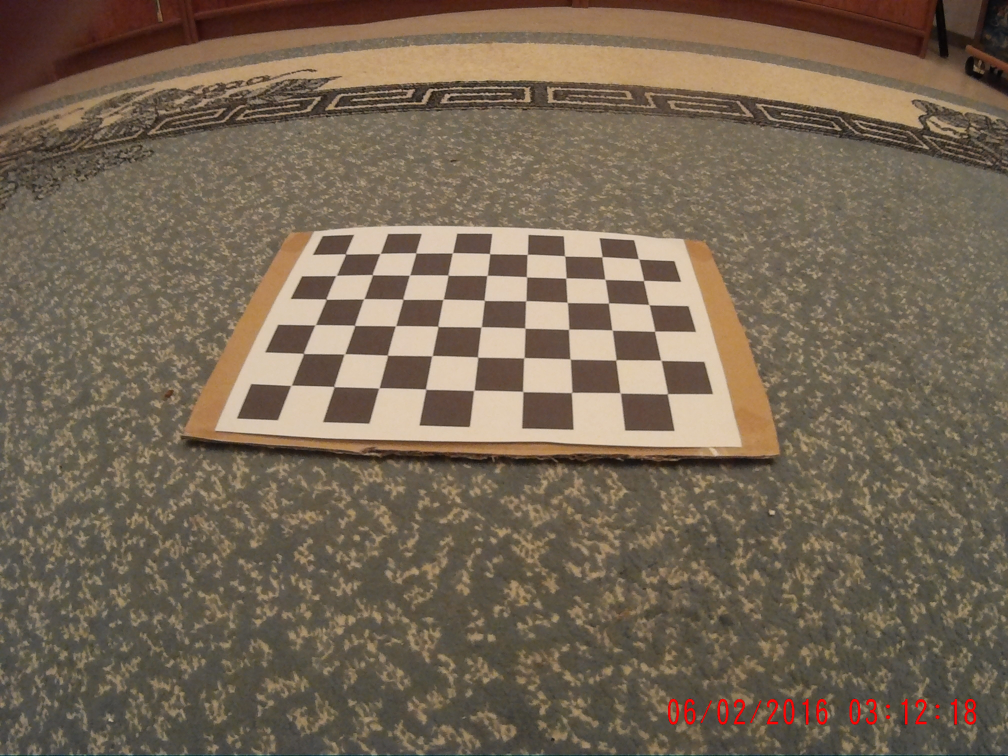
#> input picture RECTIFICATION/images/image1.jpg, 4032 x 3024 px (shown at 1/4 size); its folder holds only this picture in this run
$ python 1_find_corners.py
#> lines starting #> are read from the running program, lines starting #| are printed output that depends on the picture
import numpy as np
import cv2
import glob
import sys
from time import sleep

# termination criteria
# 10 iterations, 0.01 accuracy
criteria = (cv2.TERM_CRITERIA_EPS | cv2.TERM_CRITERIA_MAX_ITER, 30, 0.001)

n_corners = (9,6)

# prepare object points, like (0,0,0), (1,0,0), (2,0,0) ....,(6,5,0)
objp = np.zeros((n_corners[0]*n_corners[1],3), np.float32)
objp[:,:2] = np.mgrid[0:n_corners[0],0:n_corners[1]].T.reshape(-1,2)

# Arrays to store object points and image points from all the images.
imgpoints = [] # 2d points in image plane.
filenames = [] # filenames of included images

folder = 'images'
images = glob.glob('./'+str(folder)+'/*.jpg')

for fname in images:
    img = cv2.imread(fname)
#> img is the input picture: shape (3024, 4032, 3); mean B, G, R 84.9, 103.1, 118.4
    print(str(fname))
    gray = cv2.cvtColor(img,cv2.COLOR_BGR2GRAY)
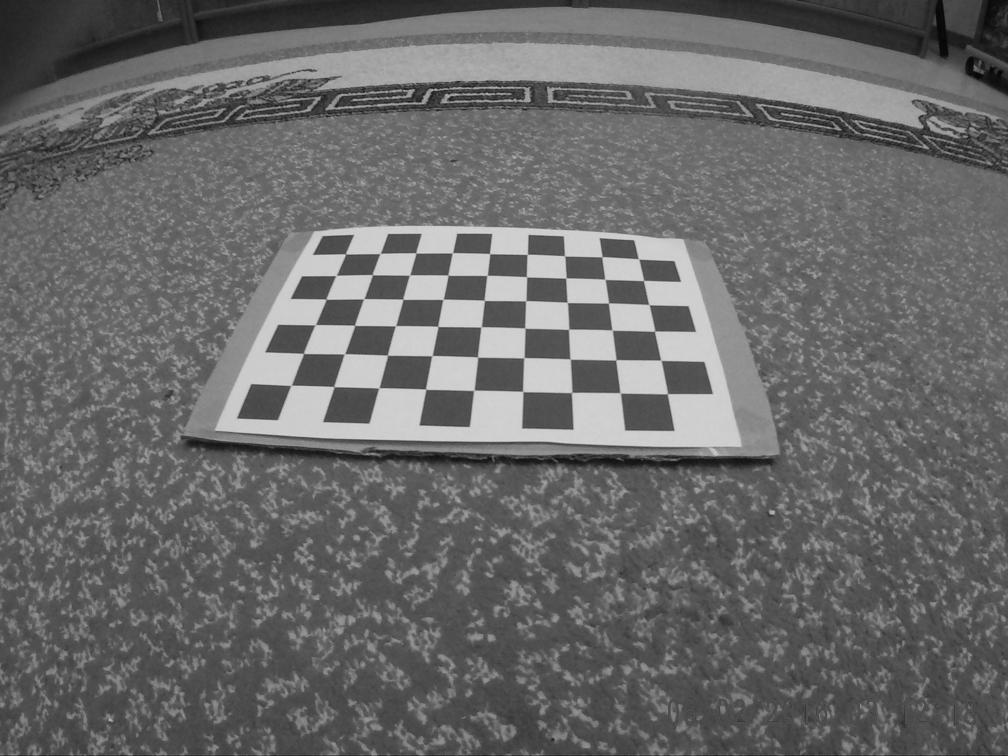
#> gray: shape (3024, 4032) (shown at 1/4 size); min 2, max 220, mean 105.6

    # Find the chess board corners
    ret, corners = cv2.findChessboardCorners(gray, n_corners,None,cv2.CALIB_CB_FAST_CHECK)
#> ret = True; corners = 54 rows, first 8: [1383.1, 1017.1], [1521.5, 1015.5], [1664, 1014], [1810.5, 1012.5], [1960, 1016], [2110, 1018.5], [2260, 1025], [2408.5, 1028.5]

    # If found, refine and display image points
    if ret == True:
        corners2 = cv2.cornerSubPix(gray,corners,(11,11),(-1,-1),criteria)
#> corners2 = 54 rows, first 8: [1383.2, 1017.4], [1521.5, 1015.6], [1664.9, 1013.2], [1811.3, 1012.9], [1959.6, 1016.1], [2110.6, 1018.8], [2259.8, 1025.3], [2409.2, 1028.7]

        # Draw and display the corners
        scaler = 0.3
        res = tuple( [int(k*scaler) for k in img.shape[1::-1]] )
#> res = (1209, 907)
        img = cv2.drawChessboardCorners(cv2.resize( img , res), n_corners, np.array(corners2)*scaler,ret) #resize
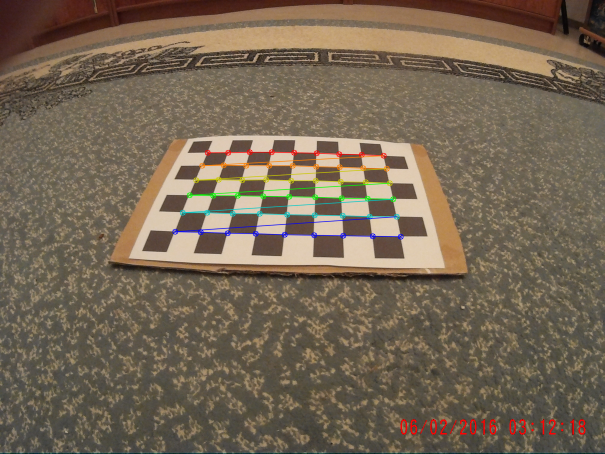
#> img: shape (907, 1209, 3) (shown at 1/2 size); mean B, G, R 84.4, 102.9, 117.8
        cv2.imshow(fname, img) #display image
        cv2.moveWindow(fname, 50, 50) #window position

        #if user approves, add object points
        key = cv2.waitKey(0)
#> (key Esc is pressed here)
        if key == ord('y'):
            #print('append image')
            imgpoints.append(corners2)
            filenames.append(fname)
        elif key == ord('n'):
            #print('discard image')
            continue
        else:
            #print('quit')
            sys.exit()
#> (the program exits here)

$ run again, on RECTIFICATION/images/image13.jpg
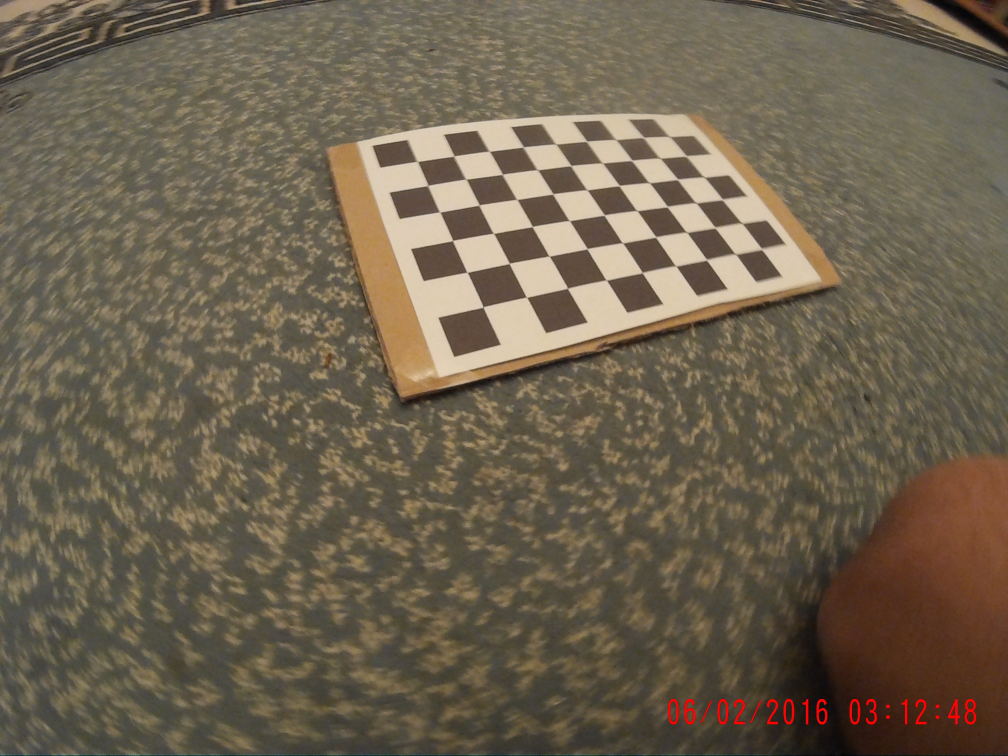
#> input picture RECTIFICATION/images/image13.jpg, 4032 x 3024 px (shown at 1/4 size)
#> img is the input picture: shape (3024, 4032, 3); mean B, G, R 79.3, 98.2, 109.8
#> `gray = cv2.cvtColor(img,cv2.COLOR_BGR2GRAY)`:
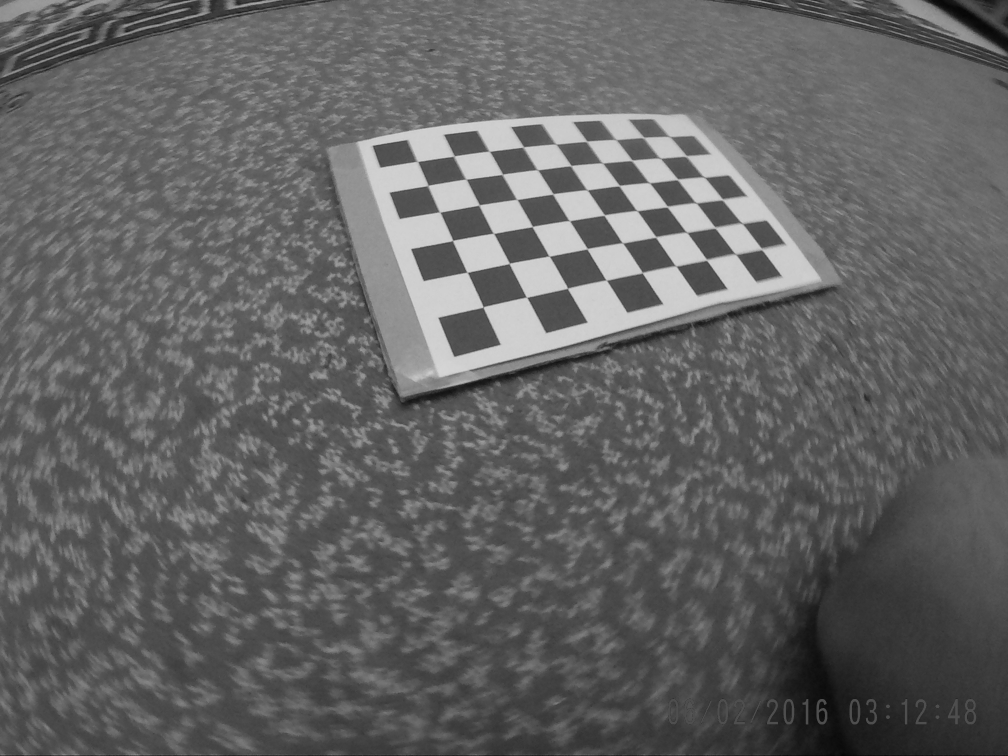
#> gray: shape (3024, 4032) (shown at 1/4 size); min 1, max 220, mean 99.5
#> ret = True; corners = 54 rows, first 8: [1670, 647.5], [1817, 626], [1958, 605.5], [2096.3, 588.2], [2225, 578], [2348.5, 567.5], [2466, 559.5], [2577.5, 552.5]
#> corners2 = 54 rows, first 8: [1672.8, 647.6], [1818, 625.5], [1959.1, 606.6], [2095.1, 589.6], [2226.8, 578.2], [2348.3, 566.6], [2468, 560.6], [2576.9, 551.6]
#> `img = cv2.drawChessboardCorners(cv2.resize( img , res), n_corners, np...`:
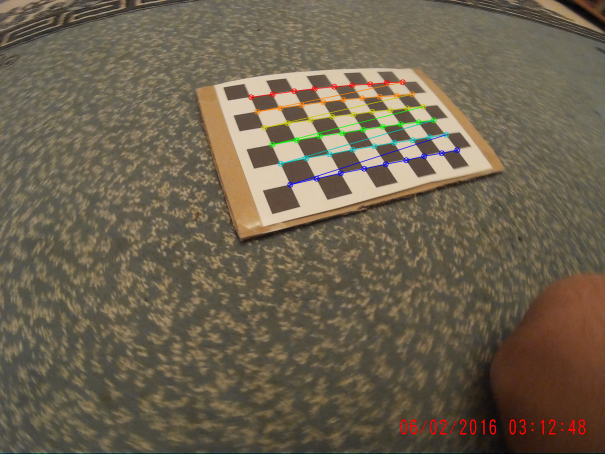
#> img: shape (907, 1209, 3) (shown at 1/2 size); mean B, G, R 78.9, 98, 109.3

$ run again, on RECTIFICATION/images/image14.jpg
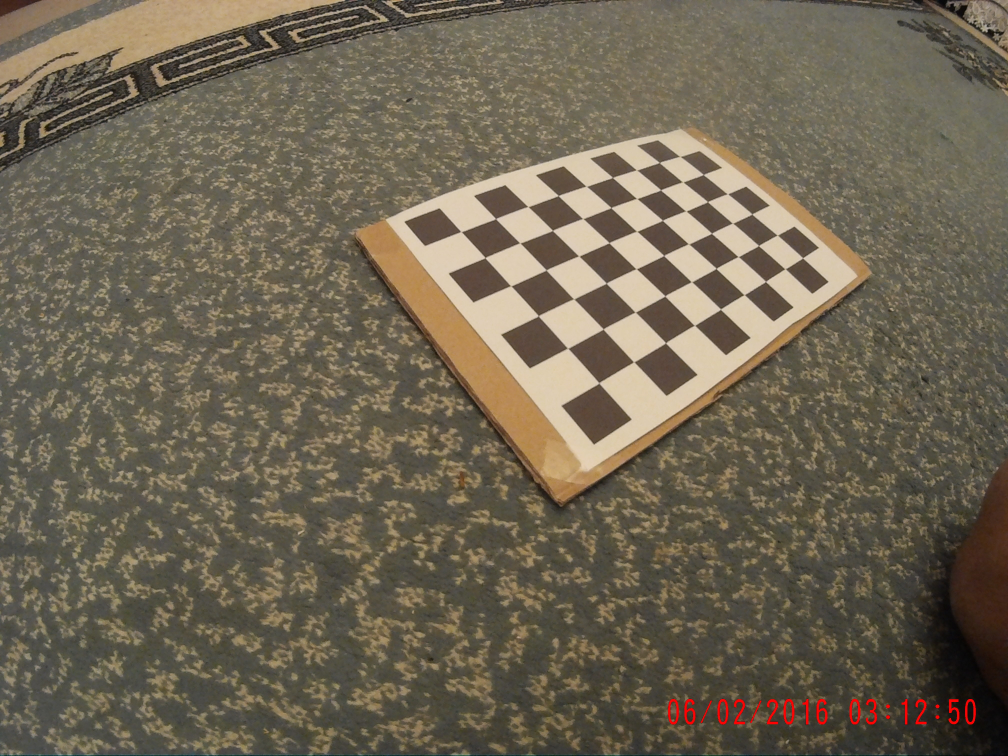
#> input picture RECTIFICATION/images/image14.jpg, 4032 x 3024 px (shown at 1/4 size)
#> img is the input picture: shape (3024, 4032, 3); mean B, G, R 82.9, 101, 110.5
#> `gray = cv2.cvtColor(img,cv2.COLOR_BGR2GRAY)`:
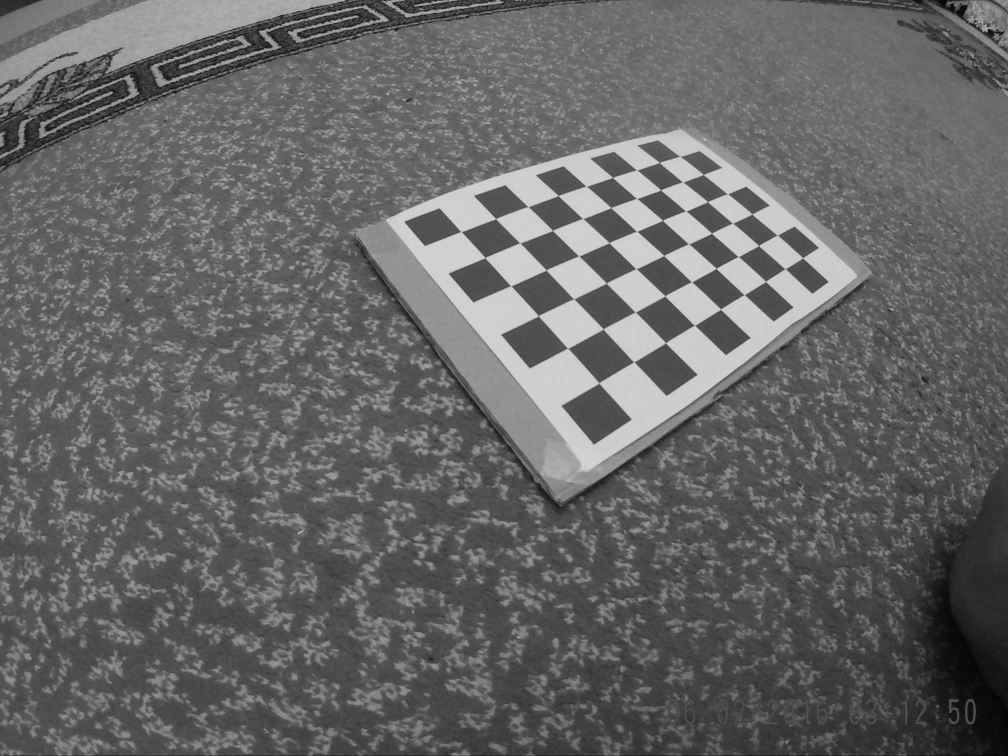
#> gray: shape (3024, 4032) (shown at 1/4 size); min 2, max 226, mean 101.7
#> ret = True; corners = 54 rows, first 8: [1846, 928], [1983.5, 876.5], [2111.8, 827], [2234.7, 784], [2346.5, 746.5], [2451.6, 711.3], [2548, 681.5], [2639.1, 652]
#> corners2 = 54 rows, first 8: [1845, 927.7], [1983.6, 875.9], [2113.2, 827.7], [2234.4, 784], [2345.7, 746.1], [2451.2, 711.5], [2546.1, 680.9], [2639, 651.7]
#> `img = cv2.drawChessboardCorners(cv2.resize( img , res), n_corners, np...`:
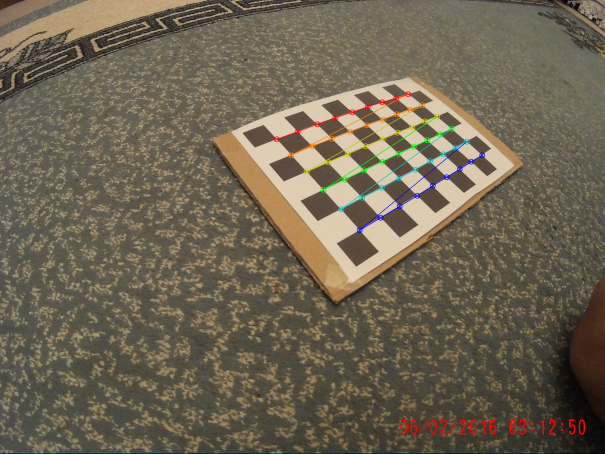
#> img: shape (907, 1209, 3) (shown at 1/2 size); mean B, G, R 82.4, 100.8, 110.1

$ run again, on RECTIFICATION/images/image15.jpg
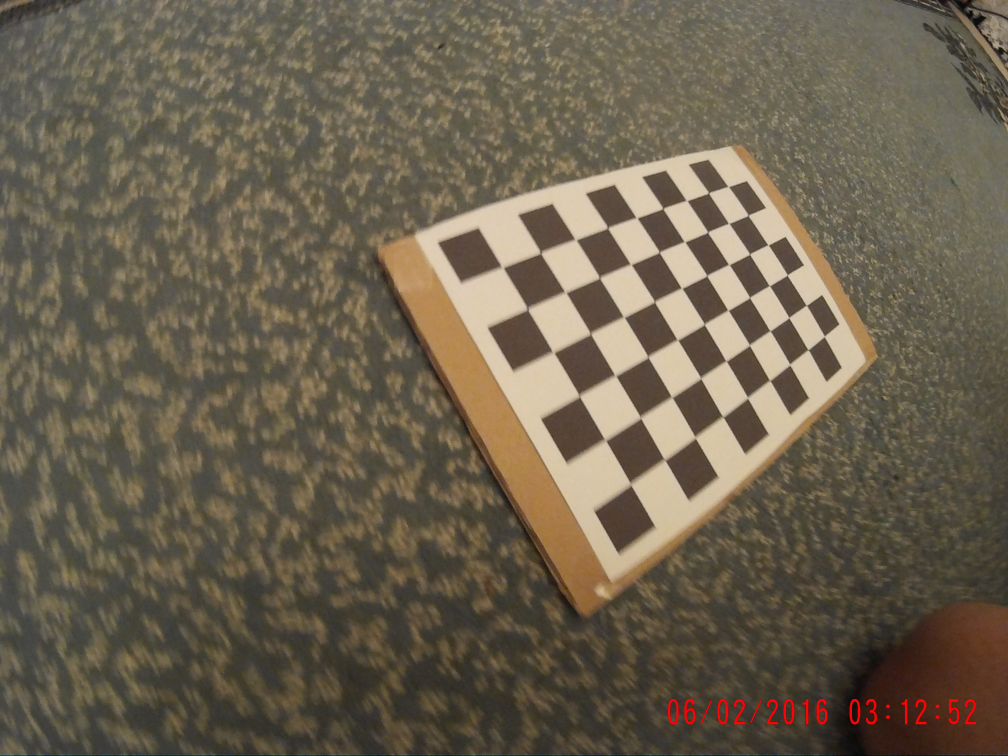
#> input picture RECTIFICATION/images/image15.jpg, 4032 x 3024 px (shown at 1/4 size)
#> img is the input picture: shape (3024, 4032, 3); mean B, G, R 79.1, 96.9, 107.3
#> `gray = cv2.cvtColor(img,cv2.COLOR_BGR2GRAY)`:
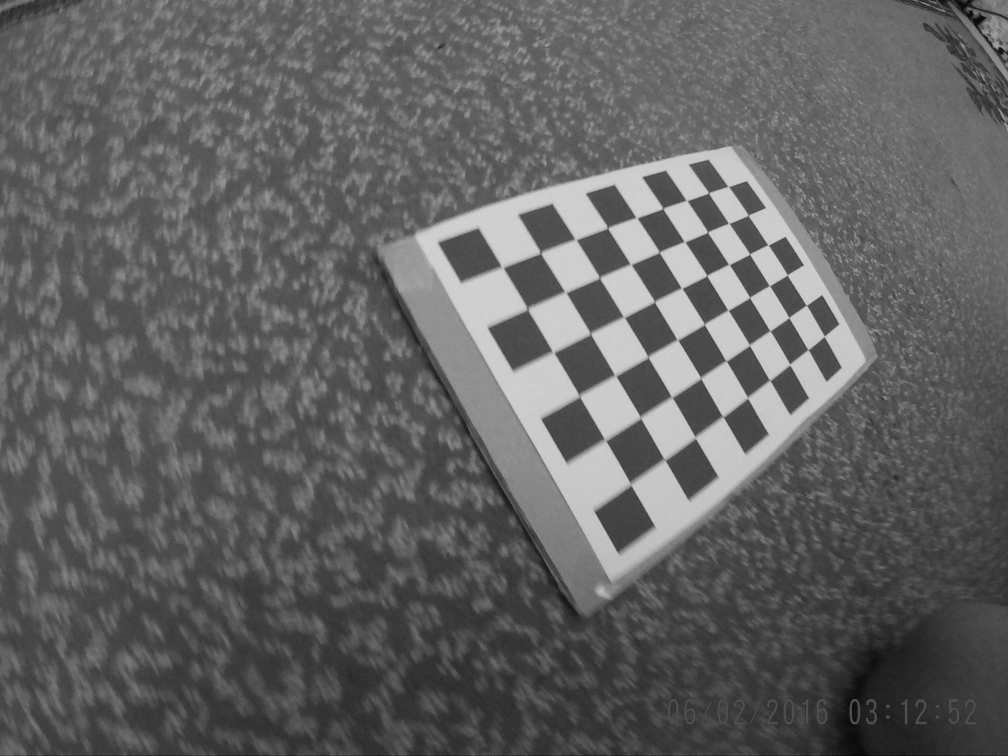
#> gray: shape (3024, 4032) (shown at 1/4 size); min 2, max 216, mean 98
#> ret = True; corners = 54 rows, first 8: [2010.5, 1070.5], [2163, 1019], [2313, 964], [2432, 913.5], [2548, 872.5], [2652.5, 836], [2748, 804], [2835.5, 773]
#> corners2 = 54 rows, first 8: [2016.4, 1072.7], [2163.3, 1017.3], [2305.5, 961.9], [2432, 914.9], [2549.1, 874.2], [2652.6, 836.4], [2748.1, 804.3], [2835.4, 773.8]
#> `img = cv2.drawChessboardCorners(cv2.resize( img , res), n_corners, np...`:
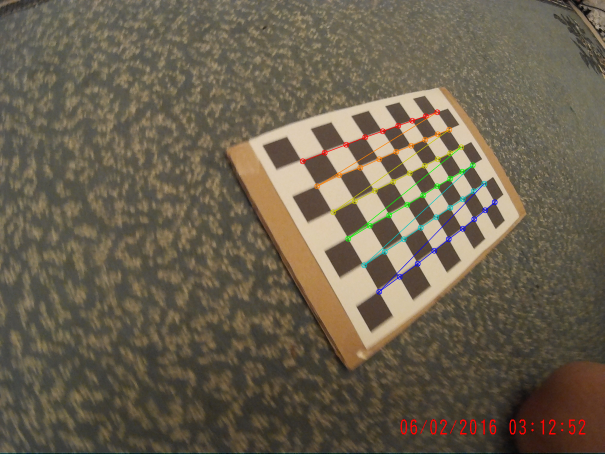
#> img: shape (907, 1209, 3) (shown at 1/2 size); mean B, G, R 78.7, 96.8, 106.9

$ run again, on RECTIFICATION/images/image10.jpg
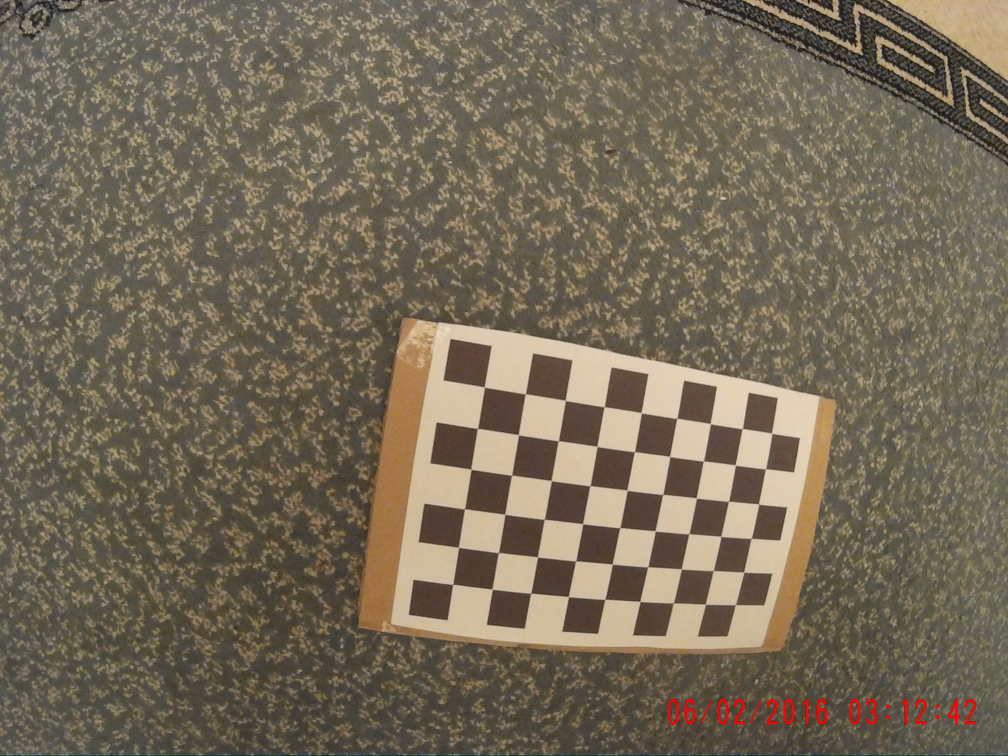
#> input picture RECTIFICATION/images/image10.jpg, 4032 x 3024 px (shown at 1/4 size)
#> img is the input picture: shape (3024, 4032, 3); mean B, G, R 87.7, 106.1, 116.8
#> `gray = cv2.cvtColor(img,cv2.COLOR_BGR2GRAY)`:
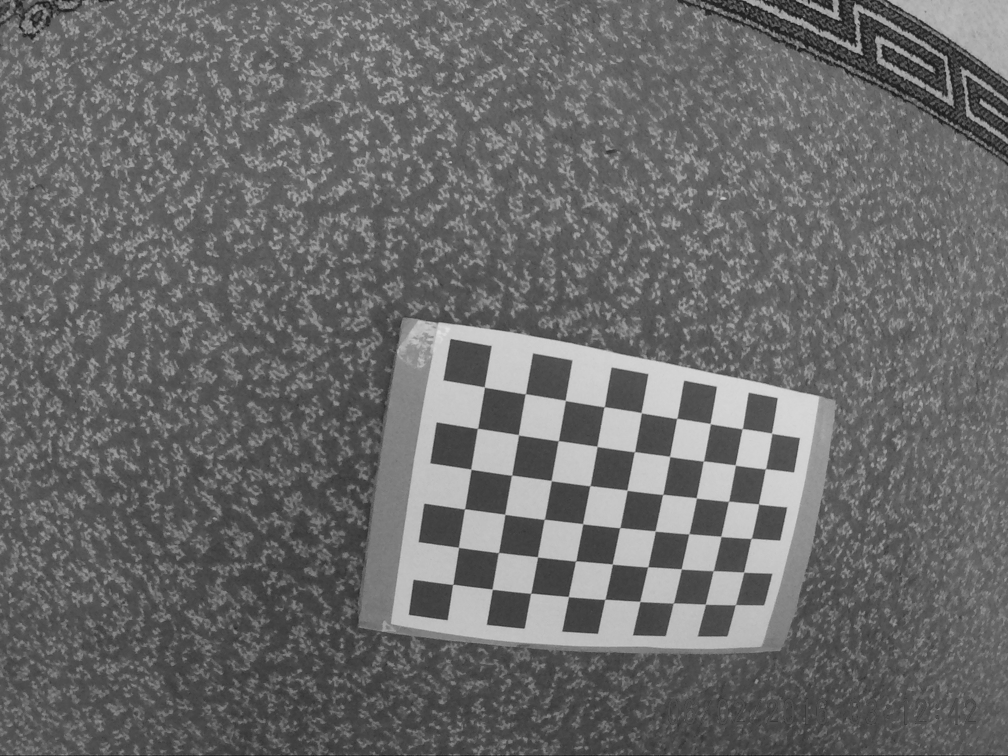
#> gray: shape (3024, 4032) (shown at 1/4 size); min 2, max 224, mean 107.2
#> ret = True; corners = 54 rows, first 8: [1939.1, 1549.3], [2103, 1576.4], [2263, 1603], [2418, 1628.5], [2568.1, 1654], [2708.5, 1674.5], [2842.5, 1696], [2970.5, 1716.5]
#> corners2 = 54 rows, first 8: [1939.2, 1549.2], [2103.1, 1576], [2262.5, 1603.1], [2417.9, 1628.6], [2566.7, 1652.2], [2708.3, 1674.7], [2842.1, 1695.8], [2969.7, 1716.5]
#> `img = cv2.drawChessboardCorners(cv2.resize( img , res), n_corners, np...`:
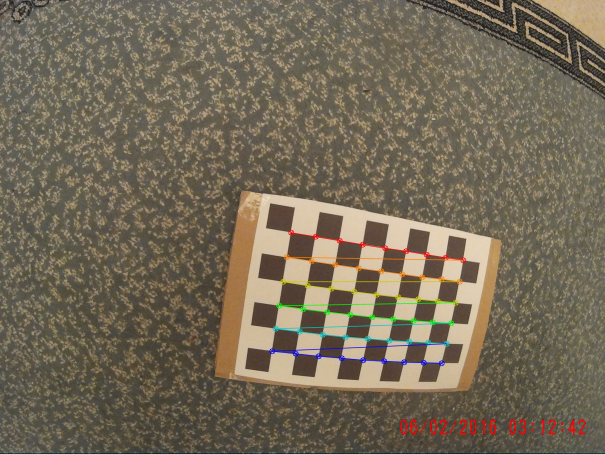
#> img: shape (907, 1209, 3) (shown at 1/2 size); mean B, G, R 87.3, 106, 116.3
